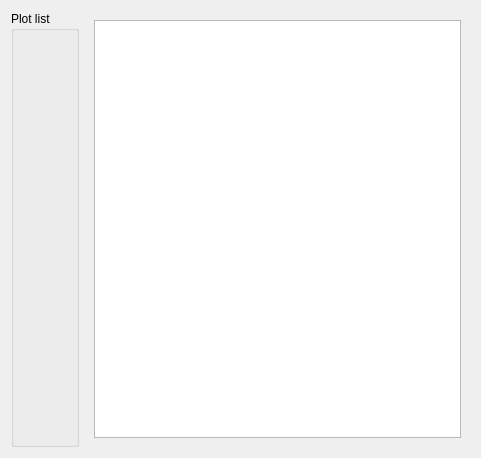
<?xml version="1.0" encoding="UTF-8"?>
<ui version="4.0">
 <class>DataWindow</class>
 <widget class="QWidget" name="DataWindow">
  <property name="geometry">
   <rect>
    <x>0</x>
    <y>0</y>
    <width>481</width>
    <height>458</height>
   </rect>
  </property>
  <property name="windowTitle">
   <string>Data Window</string>
  </property>
  <layout class="QGridLayout" name="gridLayout_3">
   <item row="0" column="0">
    <widget class="QGroupBox" name="groupBox">
     <property name="maximumSize">
      <size>
       <width>260</width>
       <height>16777215</height>
      </size>
     </property>
     <property name="title">
      <string>Plot list</string>
     </property>
    </widget>
   </item>
   <item row="0" column="1">
    <widget class="QWidget" name="widget" native="true">
     <layout class="QGridLayout" name="gridLayout_2">
      <item row="0" column="0">
       <widget class="GraphicsLayoutWidget" name="graphicsView"/>
      </item>
     </layout>
    </widget>
   </item>
  </layout>
 </widget>
 <customwidgets>
  <customwidget>
   <class>GraphicsLayoutWidget</class>
   <extends>QGraphicsView</extends>
   <header location="global">pyqtgraph</header>
  </customwidget>
 </customwidgets>
 <resources/>
 <connections/>
</ui>
